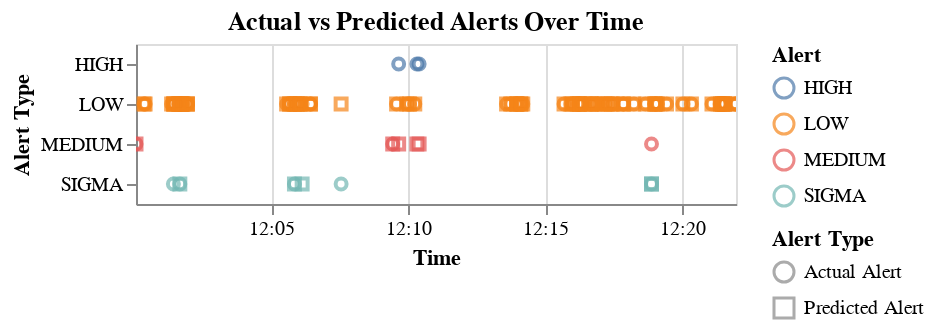

The notebook cell this image was saved under:
### Code cell
# 1. Create the test_results dataframe
test_results = pd.DataFrame({
    'Time': X_test.index,
    'Actual Alert': y_alert_type_test,
    'Predicted Alert': y_alert_type_pred
})

# 2. Decode the alert labels
test_results['Actual Alert'] = le.inverse_transform(test_results['Actual Alert'])
test_results['Predicted Alert'] = le.inverse_transform(test_results['Predicted Alert'])

# Melt the dataframe to have 'Actual' and 'Predicted' in one column
melted_df = test_results.melt('Time', var_name='Alert Type', value_name='Alert')

# 3-8. Create the scatter plot
chart = alt.Chart(melted_df).mark_point().encode(
    x='Time:T',
    y=alt.Y('Alert:N', axis=alt.Axis(title='Alert Type')),
    color=alt.Color('Alert:N', legend=alt.Legend(title='Alert')),
    shape=alt.Shape('Alert Type:N', legend=alt.Legend(title='Alert Type')),
    tooltip=['Time', 'Alert Type', 'Alert']
).properties(
    title='Actual vs Predicted Alerts Over Time'
).interactive()

chart.save('actual_vs_predicted_alerts_over_time.json')
chart

### Figure 1 — Vega-Lite specification as saved in the notebook (floating-point values rounded to 4 significant figures; data arrays with more than 128 entries replaced by an {"elided": "..."} marker saying what was removed)
{"config": {"view": {"continuousWidth": 300, "continuousHeight": 300}}, "data": {"name": "data-156abf9313c8a48cbd9f32ddfecc526d"}, "mark": {"type": "point"}, "encoding": {"color": {"field": "Alert", "legend": {"title": "Alert"}, "type": "nominal"}, "shape": {"field": "Alert Type", "legend": {"title": "Alert Type"}, "type": "nominal"}, "tooltip": [{"field": "Time", "type": "quantitative"}, {"field": "Alert Type", "type": "nominal"}, {"field": "Alert", "type": "nominal"}], "x": {"field": "Time", "type": "temporal"}, "y": {"axis": {"title": "Alert Type"}, "field": "Alert", "type": "nominal"}}, "params": [{"name": "param_1", "select": {"type": "interval", "encodings": ["x", "y"]}, "bind": "scales"}], "title": "Actual vs Predicted Alerts Over Time", "$schema": "https://vega.github.io/schema/vega-lite/v5.20.1.json", "datasets": {"data-156abf9313c8a48cbd9f32ddfecc526d": {"elided": "166 records"}}}
